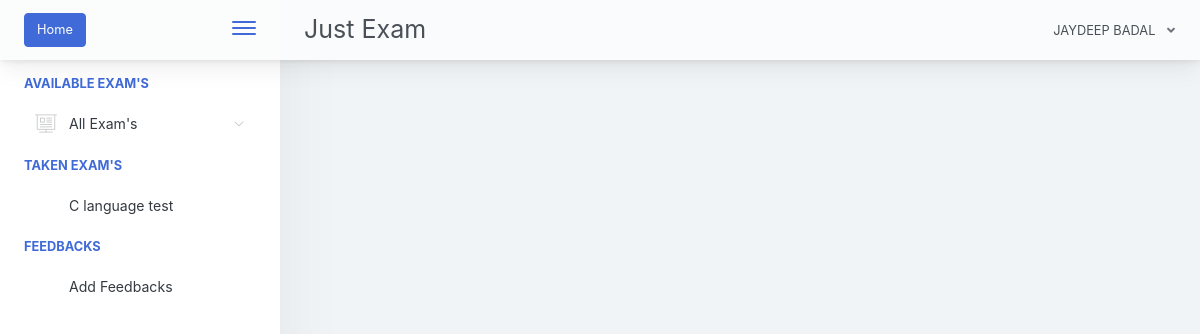
/home.php (signed in), run on the app's committed database.
### tables this page shows
CREATE TABLE `examinee_tbl` (
  `exmne_id` int(11) NOT NULL,
  `exmne_fullname` varchar(1000) NOT NULL,
  `exmne_course` varchar(1000) NOT NULL,
  `exmne_gender` varchar(1000) NOT NULL,
  `exmne_birthdate` varchar(1000) NOT NULL,
  `exmne_year_level` varchar(1000) NOT NULL,
  `exmne_email` varchar(1000) NOT NULL,
  `exmne_password` varchar(1000) NOT NULL,
  `exmne_status` varchar(1000) NOT NULL DEFAULT 'active'
);

CREATE TABLE `exam_tbl` (
  `ex_id` int(11) NOT NULL,
  `cou_id` int(11) NOT NULL,
  `ex_title` varchar(1000) NOT NULL,
  `ex_time_limit` varchar(1000) NOT NULL,
  `ex_questlimit_display` int(11) NOT NULL,
  `ex_description` varchar(1000) NOT NULL,
  `ex_created` timestamp NOT NULL DEFAULT current_timestamp() ON UPDATE current_timestamp()
);

### query/selectData.php (called while the page is built, shortened)
<?php
$exmneId = $_SESSION['examineeSession']['exmne_id'];
$selExmneeData = $conn->query("SELECT * FROM examinee_tbl WHERE exmne_id='$exmneId' ")->fetch(PDO::FETCH_ASSOC);
 ?>

### includes/header.php (shortened to what this page needs)
<?php
  include("conn.php");
  include("query/selectData.php");
 ?>
<!doctype html>
<html lang="en">
<head>
    <link href="./main.css" rel="stylesheet">
    <link href="css/sweetalert.css" rel="stylesheet">
</head>
<body id="body">
    <div class="app-container app-theme-white body-tabs-shadow fixed-sidebar fixed-header">
        <div class="app-header header-shadow">
            <div class="app-header__logo">
               <a class="btn btn-primary" href="index.php" role="button">Home</a>
                <div class="header__pane ml-auto">
                    <div>
                        <button type="button" class="hamburger close-sidebar-btn hamburger--elastic" data-class="closed-sidebar">
                            <span class="hamburger-box">
                                <span class="hamburger-inner"></span>
                            </span>
                        </button>
                    </div>
                </div>
            </div>
                <div class="app-header__content"><div style="font-family: inherit; font-size: 25px;">Just Exam</div>
                <div class="app-header-right">
                    <div class="header-btn-lg pr-0">
                        <div class="widget-content p-0">
                            <div class="widget-content-wrapper">
                                <div class="widget-content-left">
                                    <div class="btn-group">
                                        <a data-toggle="dropdown" aria-haspopup="true" aria-expanded="false" class="p-0 btn">
                                            <?php
                                                echo strtoupper($selExmneeData['exmne_fullname']);
                                             ?>
                                            <i class="fa fa-angle-down ml-2 opacity-8"></i>
                                        </a>
                                    </div>
                                </div>
                            </div>
                        </div>
                    </div>        </div>
            </div>
        </div>

### includes/sidebar.php (shortened to what this page needs)
<div class="app-sidebar sidebar-shadow">
        <div class="scrollbar-sidebar">
        <div class="app-sidebar__inner">
            <ul class="vertical-nav-menu">
                <li class="app-sidebar__heading">AVAILABLE EXAM'S</li>
                <li>
                <a href="#">
                     <i class="metismenu-icon pe-7s-display2"></i>
                     All Exam's
                    <i class="metismenu-state-icon pe-7s-angle-down caret-left"></i>
                </a>
                </li>
                 <li class="app-sidebar__heading">TAKEN EXAM'S</li>
                <li>
                  <?php
                    $selTakenExam = $conn->query("SELECT * FROM exam_tbl et INNER JOIN exam_attempt ea ON et.ex_id = ea.exam_id WHERE exmne_id='$exmneId' ORDER BY ea.examat_id  ");
                    if($selTakenExam->rowCount() > 0)
                    {
                        while ($selTakenExamRow = $selTakenExam->fetch(PDO::FETCH_ASSOC)) { ?>
                            <a href="home.php?page=result&id=<?php echo $selTakenExamRow['ex_id']; ?>" >
                                <?php echo $selTakenExamRow['ex_title']; ?>
                            </a>
                        <?php }
                    }
                    else
                    { ?>
                        <a href="#" class="pl-3">You are not taking exam yet</a>
                    <?php }
                   ?>
                </li>
                <li class="app-sidebar__heading">FEEDBACKS</li>
                <li>
                    <a href="#" data-toggle="modal" data-target="#feedbacksModal" >
                        Add Feedbacks
                    </a>
                </li>
            </ul>
        </div>
    </div>
</div>

### data on the page
examinee_tbl: exmne_fullname "JAYDEEP BADAL"
exam_tbl: ex_title "C language test"
